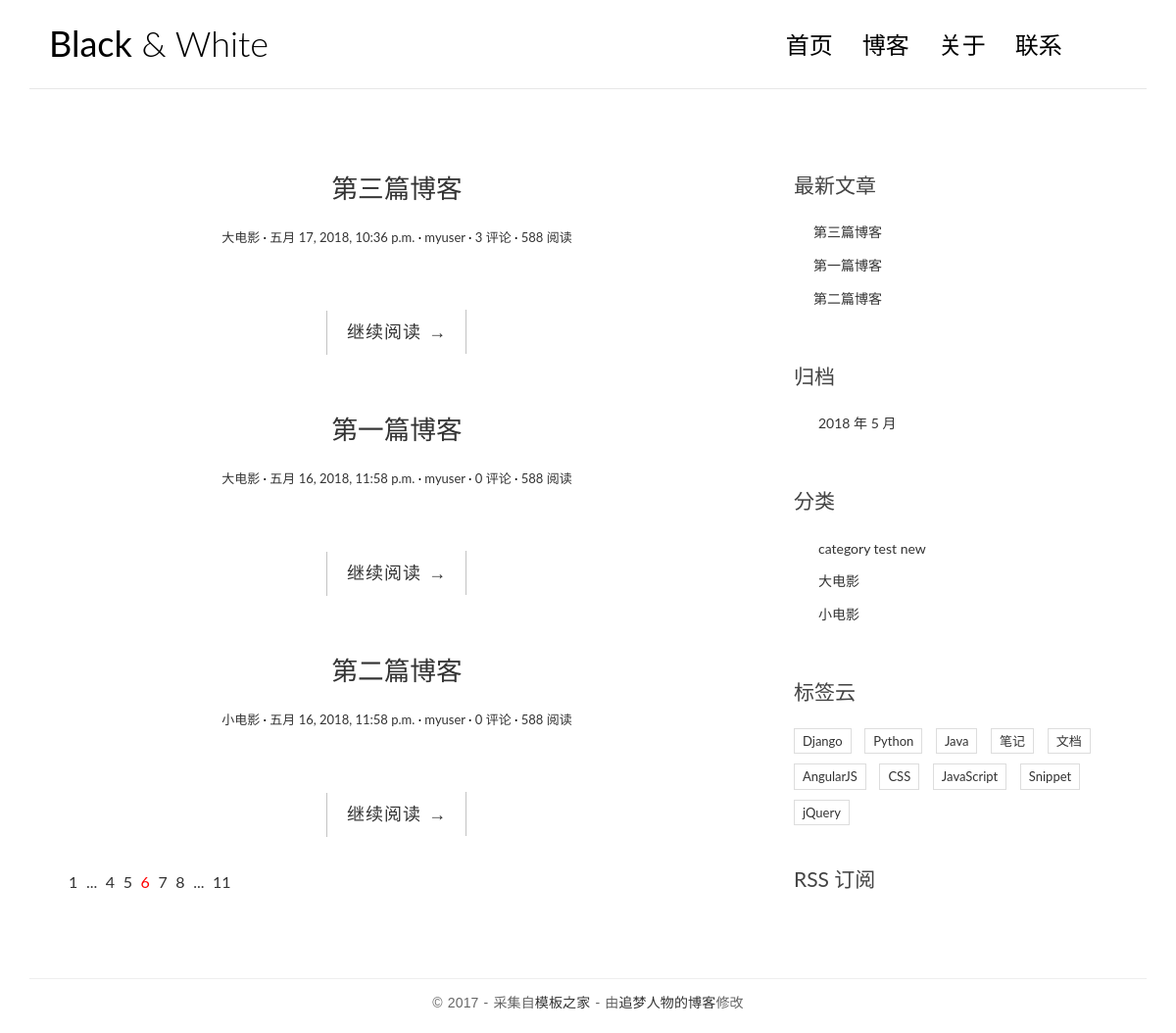
The page / on the database its author committed.
### blog/models.py (models this page shows, shortened)
@python_2_unicode_compatible
class Post(models.Model):
    title = models.CharField(max_length=70)
    body = models.TextField()
    created_time = models.DateTimeField()
    modified_time = models.DateTimeField()
    excerpt = models.CharField(max_length=200, blank=True)
    category = models.ForeignKey(Category)
    tags = models.ManyToManyField(Tag, blank=True)
    author = models.ForeignKey(User)
    def get_absolute_url(self):
        return reverse('blog:detail', kwargs={'pk': self.pk})
    class Meta:
        ordering = ['-created_time']

@python_2_unicode_compatible
class Category(models.Model):
    name = models.CharField(max_length=100)

### blog/views.py (the view)
# urls.py: url(r'^$', views.index, name='index'),
def index(request):
    post_list = Post.objects.all()
    return render(request, 'blog/index.html', context={'post_list': post_list})

### blog/templatetags/blog_tags.py (called while the page is built)
@register.simple_tag
def get_recent_posts(num=5):
    return Post.objects.all().order_by('-created_time')[:num]

@register.simple_tag
def archives():
    return Post.objects.dates('created_time', 'month', order='DESC')

@register.simple_tag
def get_categories():
    return Category.objects.all()

### templates/blog/index.html (shortened to what this page needs)
{% extends 'base.html' %}
{% block main %}
    {% for post in post_list %}
        <article class="post post-1">
            <header class="entry-header">
                <h1 class="entry-title">
                    <a href="{{ post.get_absolute_url }}">{{ post.title }}</a>
                </h1>
                <div class="entry-meta">
                    <span class="post-category"><a href="#">{{ post.category.name }}</a></span>
                    <span class="post-date"><a href="#"><time class="entry-date"
                                                              datetime="{{ post.created_time }}">{{ post.created_time }}</time></a></span>
                    <span class="post-author"><a href="#">{{ post.author }}</a></span>
                    <span class="comments-link"><a href="#">{{ post.comment_set.count }} 评论</a></span>
                    <span class="views-count"><a href="#">588 阅读</a></span>
                </div>
            </header>
            <div class="entry-content clearfix">
                <div class="read-more cl-effect-14">
                    <a href="{{ post.get_absolute_url }}" class="more-link">继续阅读 <span class="meta-nav">→</span></a>
                </div>
            </div>
        </article>
        {% empty %}
        <div class="no-post">暂时还没有发布的文章！</div>
        {% endfor %}
        <div class="pagination">
            <ul>
                <li><a href="">1</a></li>
                <li><a href="">...</a></li>
                <li><a href="">4</a></li>
                <li><a href="">5</a></li>
                <li class="current"><a href="">6</a></li>
                <li><a href="">7</a></li>
                <li><a href="">8</a></li>
                <li><a href="">...</a></li>
                <li><a href="">11</a></li>
            </ul>
        </div>
{% endblock main %}

### templates/base.html (shortened to what this page needs)
{% load staticfiles %}
{% load blog_tags %}
<!DOCTYPE html>
<html>
<head>
    <link rel="stylesheet" href="http://code.ionicframework.com/ionicons/2.0.1/css/ionicons.min.css">
    <link rel="stylesheet" href="{% static 'blog/css/bootstrap.min.css' %}">
    <link rel="stylesheet" href="{% static 'blog/css/pace.css' %}">
    <link rel="stylesheet" href="{% static 'blog/css/custom.css' %}">
    <link rel="stylesheet" href="{% static 'blog/css/highlights/github.css' %}">
</head>
<body>
<div class="container">
    <header id="site-header">
        <div class="row">
            <div class="col-md-4 col-sm-5 col-xs-8">
                <div class="logo">
                    <h1><a href="{% url 'blog:index' %}"><b>Black</b> &amp; White</a></h1>
                </div>
            </div>
            <div class="col-md-8 col-sm-7 col-xs-4">
                <nav class="main-nav" role="navigation">
                    <div class="collapse navbar-collapse" id="bs-example-navbar-collapse-1">
                        <ul class="nav navbar-nav navbar-right">
                            <li class="cl-effect-11"><a href="{% url 'blog:index' %}" data-hover="首页">首页</a></li>
                            <li class="cl-effect-11"><a href="full-width.html" data-hover="博客">博客</a></li>
                            <li class="cl-effect-11"><a href="about.html" data-hover="关于">关于</a></li>
                            <li class="cl-effect-11"><a href="contact.html" data-hover="联系">联系</a></li>
                        </ul>
                    </div>
                </nav>
            </div>
        </div>
    </header>
</div>
<div class="content-body">
    <div class="container">
        <div class="row">
            <main class="col-md-8">
                {% block main %}
                {% endblock main %}
            </main>
            <aside class="col-md-4">
            </aside>
            <aside class="col-md-4">
                <div class="widget widget-recent-posts">
                    <h3 class="widget-title">最新文章</h3>
                    {% get_recent_posts as recent_post_list %}
                    <ul>
                        {% for post in recent_post_list %}
                        <li>
                            <a href="{{ post.get_absolute_url }}">{{ post.title }}</a>
                        </li>
                        {% empty %}
                        暂无文章！
                        {% endfor %}
                    </ul>
                </div>
                <div class="widget widget-archives">
                    <h3 class="widget-title">归档</h3>
                    {% archives as date_list %}
                    <ul>
                        {% for date in date_list %}
                        <li>
                            <a href="{% url 'blog:archives' date.year date.month %}">
                                {{ date.year }} 年 {{ date.month }} 月
                            </a>
                        </li>
                        {% empty %}
                        暂无归档！
                        {% endfor %}
                    </ul>
                </div>
                <div class="widget widget-category">
                    <h3 class="widget-title">分类</h3>
                    {% get_categories as category_list %}
                    <ul>
                        {% for category in category_list %}
                        <li>
                            <a href="{% url 'blog:category' category.pk %}">{{ category.name }}</a>
                        </li>
                        {% empty %}
                        暂无分类！
                        {% endfor %}
                    </ul>
                </div>
                <div class="widget widget-tag-cloud">
                    <h3 class="widget-title">标签云</h3>
                    <ul>
                        <li>
                            <a href="#">Django</a>
                        </li>
                        <li>
                            <a href="#">Python</a>
                        </li>
                        <li>
                            <a href="#">Java</a>
                        </li>
                        <li>
                            <a href="#">笔记</a>
                        </li>
                        <li>
                            <a href="#">文档</a>
                        </li>
                        <li>
                            <a href="#">AngularJS</a>
                        </li>
                        <li>
                            <a href="#">CSS</a>
                        </li>
                        <li>
                            <a href="#">JavaScript</a>
                        </li>
                        <li>
                            <a href="#">Snippet</a>
                        </li>
                        <li>
                            <a href="#">jQuery</a>
                        </li>
                    </ul>
                </div>
                <div class="rss">
                    <a href=""> RSS 订阅</a>
                </div>
            </aside>
        </div>
    </div>
</div>
<footer id="site-footer">
    <div class="container">
        <div class="row">
            <div class="col-md-12">
                <p class="copyright">&copy 2017 - 采集自<a href="http://www.cssmoban.com/"
                                                        target="_blank" title="模板之家">模板之家</a>
                    - 由<a href="http://zmrenwu.com/" title="网页模板" target="_blank">追梦人物的博客</a>修改
                </p>
            </div>
        </div>
    </div>
</footer>
</body>
</html>

### blog/static/blog/css/custom.css (style rules this page uses)
* { outline: none; }
h1, h2, h3, h4, h5, h6 { margin-top: 0; }
b { font-weight: 400; }
a { color: #333; }
body { color: #444; font-family: 'Lato', sans-serif; }
p { font-family: 'Ubuntu', sans-serif; font-weight: 400; word-spacing: 1px; letter-spacing: 0.01em; }
#site-header { background-color: #FFF; padding: 25px 20px; margin-bottom: 40px; border-bottom: 1px solid #e7e7e7; }
.logo h1 a { color: #000; }
.logo h1 { margin: 0; font-family: 'Lato', sans-serif; font-weight: 300; }
.main-nav { margin-top: 11px; max-width: 95%; }
.main-nav a { color: #000000 !important; padding: 0 0 5px 0 !important; margin-right: 30px; font-family: 'Lato', sans-serif; font-weight: 300; font-size: 24px; }
.cl-effect-11 a { padding: 10px 0; color: #0972b4; text-shadow: none; }
.cl-effect-11 a::before { position: absolute; top: 0; left: 0; overflow: hidden; padding: 0 0 5px 0 !important; max-width: 0; border-bottom: 1px solid #000; color: #000; content: attr(data-hover); white-space: nowrap; -webkit-transition: max-width 0.5s; -moz-transition: max-width 0.5s; transition: max-width 0.5s; }
.content-body { padding-bottom: 4em; }
.post { background: #fff; padding: 30px 30px 0; }
.entry-title { text-align: center; font-size: 1.9em; margin-bottom: 20px; line-height: 1.6; padding: 10px 20px 0; }
.entry-meta { text-align: center; color: #DDDDDD; font-size: 13px; margin-bottom: 30px; }
.entry-content { font-size: 18px; line-height: 1.9; font-weight: 300; color: #000; }
.post-category::after, .post-date::after, .post-author::after, .comments-link::after { content: ' ·'; color: #000; }
.read-more { font-family: 'Ubuntu', sans-serif; font-weight: 400; word-spacing: 1px; letter-spacing: 0.01em; text-align: center; margin-top: 20px; }
.cl-effect-14 a { padding: 0 20px; height: 45px; line-height: 45px; position: relative; display: inline-block; margin: 15px 25px; letter-spacing: 1px; font-weight: 400; text-shadow: 0 0 1px rgba(255, 255, 255, 0.3); }
.cl-effect-14 a::before, .cl-effect-14 a::after { position: absolute; width: 45px; height: 1px; background: #C3C3C3; content: ''; -webkit-transition: all 0.3s; -moz-transition: all 0.3s; transition: all 0.3s; pointer-events: none; }
.cl-effect-14 a::before { top: 0; left: 0; -webkit-transform: rotate(90deg); -moz-transform: rotate(90deg); transform: rotate(90deg); -webkit-transform-origin: 0 0; -moz-transform-origin: 0 0; transform-origin: 0 0; }
.cl-effect-14 a::after { right: 0; bottom: 0; -webkit-transform: rotate(90deg); -moz-transform: rotate(90deg); transform: rotate(90deg); -webkit-transform-origin: 100% 0; -moz-transform-origin: 100% 0; transform-origin: 100% 0; }
.widget { background: #fff; padding: 30px 0 0; }
.widget-title { font-size: 1.5em; margin-bottom: 20px; line-height: 1.6; padding: 10px 0 0; font-weight: 400; }
.widget-recent-posts ul { padding: 0; margin: 0; padding-left: 20px; }
.widget-recent-posts ul li { list-style-type: none; position: relative; line-height: 170%; margin-bottom: 10px; }
.widget-recent-posts ul li::before { content: '\f3d3'; font-family: "Ionicons"; position: absolute; left: -17px; top: 3px; font-size: 16px; color: #000; }
.widget-archives ul { padding: 0; margin: 0; padding-left: 25px; }
.widget-archives ul li { list-style-type: none; position: relative; line-height: 170%; margin-bottom: 10px; }
.widget-archives ul li::before { content: '\f3f3'; font-family: "Ionicons"; position: absolute; left: -25px; top: 1px; font-size: 16px; color: #000; }
.widget-category ul { padding: 0; margin: 0; padding-left: 25px; }
.widget-category ul li { list-style-type: none; position: relative; line-height: 170%; margin-bottom: 10px; }
.widget-category ul li::before { content: '\f3fe'; font-family: "Ionicons"; position: absolute; left: -25px; top: 1px; font-size: 18px; color: #000; }
.widget-tag-cloud ul { padding: 0; margin: 0; margin-right: -10px; }
.widget-tag-cloud ul li { list-style-type: none; font-size: 13px; display: inline-block; margin-right: 10px; margin-bottom: 10px; padding: 3px 8px; border: 1px solid #ddd; }
.rss { font-size: 21px; margin-top: 30px; }
.rss a { color: #444; }
#site-footer { padding-top: 10px; padding: 0 0 1.5em 0; }
.copyright { text-align: center; padding-top: 1em; margin: 0; border-top: 1px solid #eee; color: #666; }
.pagination ul { list-style: none; }
.pagination ul li { display: inline-block; font-size: 16px; margin-right: 5px; }
.current a { color: red; }

### rows shown on the page
Post: title "第三篇博客", category.name "大电影", created_time "五月 17, 2018, 10:36 p.m.", author "myuser", comment_set.count "3"
Post: title "第一篇博客", category.name "大电影", created_time "五月 16, 2018, 11:58 p.m.", author "myuser", comment_set.count "0"
Post: title "第二篇博客", category.name "小电影", created_time "五月 16, 2018, 11:58 p.m.", author "myuser", comment_set.count "0"
Category: name "category test new"
Category: name "大电影"
Category: name "小电影"

### other values the page prints
{{ date.year }} "2018"
{{ date.month }} "5"
